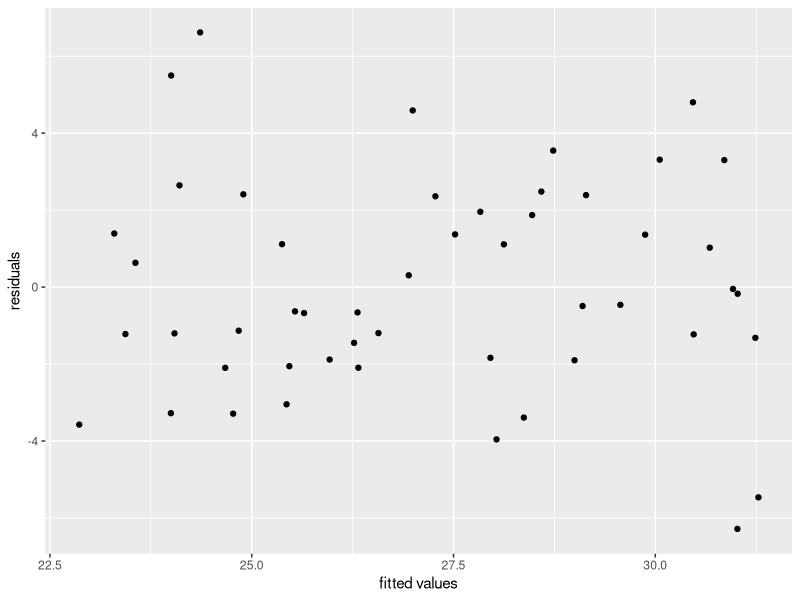
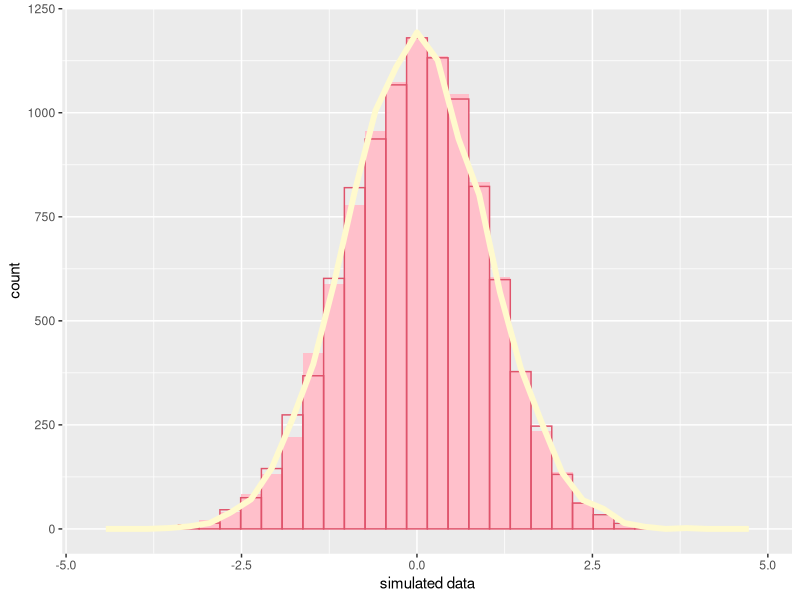

These charts were generated, in order, by the following R code:
## ---- chunk 1
knitr::opts_chunk$set(echo = TRUE)
## ---- chunk 2
binom_gen <- function(b,n,p){
  x = NULL
  binom_value = NULL
  for (i in 1:b) {
    x = runif(n, min = 0, max = 1)
    binom_value[i] = sum(as.numeric(x < p))
  }
  return(binom_value)
}

## ---- chunk 3
library(microbenchmark)
microbenchmark(binom_gen(20,10,0.5), rbinom(20,10,0.5))
## ---- chunk 4
set.seed(123)
beta0 <- 15
beta1 <- 0.4
eps <- rnorm(50,0,3)
x <- runif(50,20,40)
y <- beta0 + beta1 * x + eps

fit0 <- lm(y ~ x)

library(ggplot2)

ggplot(data = fit0, aes(x = fit0$fitted.values, y = fit0$residuals)) +
  geom_point() +
  labs(x =  'fitted values', y = 'residuals')
## ---- chunk 5
n <- 10000
u1 <- runif(n, 0, 1)
u2 <- runif(n, 0, 1)
r <- sqrt(-2 * log(u1))
theta <- 2 * pi * u2
x <- r * sin(theta)
y <- r * cos(theta)

bi <- rnorm(n, 0, 1)

ggplot() +
  geom_histogram(aes(x), bins = 30, fill = 'pink') + 
  geom_histogram(aes(y), bins = 30, col = 2, fill = NA) +
  geom_freqpoly(aes(bi),bins = 30, lwd = 2, col = 'lemonchiffon') +
  labs(x = 'simulated data')


